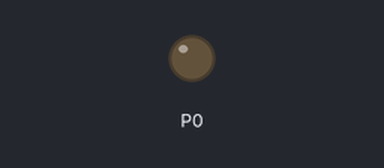
A program run on a simulated BBC micro:bit running MicroPython. Parts: output pins drawn as LEDs (lit = HIGH).

Above: at 0.05 s.
At 0.15 s:
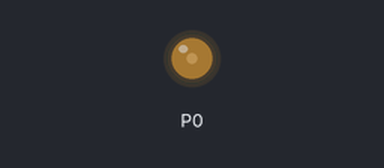
At 0.25 s:
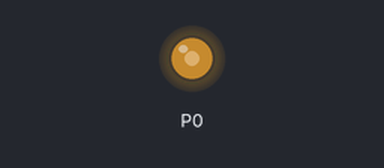
At 0.5 s:
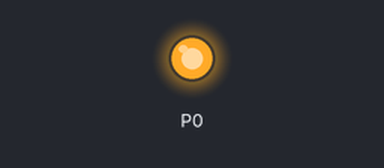
Timing chart, 0 to 3.0 s (numbered marks = the images above):
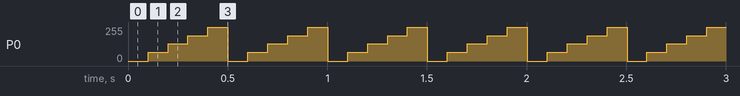

Measured:
- by itself, P0: repeats every 0.50 s: 128/255 0.10 s, 191/255 0.10 s, 255/255 0.10 s, 0/255 0.10 s, 64/255 0.10 s

The program:

pwm_led2.py
```python
# Add your Python code here. E.g.
from microbit import *

hz = 50
pin0.write_analog(0)
pin0.set_analog_period(hz)

while True:
    pin0.write_analog(0)
    sleep(hz * 2)
    pin0.write_analog(256)
    sleep(hz * 2)
    pin0.write_analog(512)
    sleep(hz * 2)
    pin0.write_analog(768)
    sleep(hz * 2)
    pin0.write_analog(1023)
    sleep(hz * 2)
```
